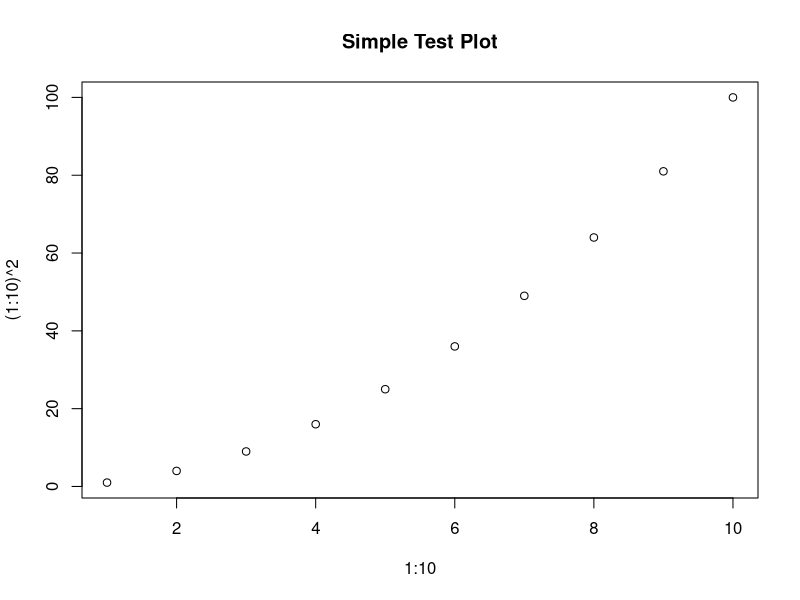

The R script that drew this image:
# Simple test to verify VSCode R integration works
print("Testing VSCode R integration")

# Test basic operations
x <- 1:5
print(x)

# Test data frame creation
df <- data.frame(a = 1:3, b = letters[1:3])
print(df)

# Test simple plot
plot(1:10, (1:10)^2, main = "Simple Test Plot")